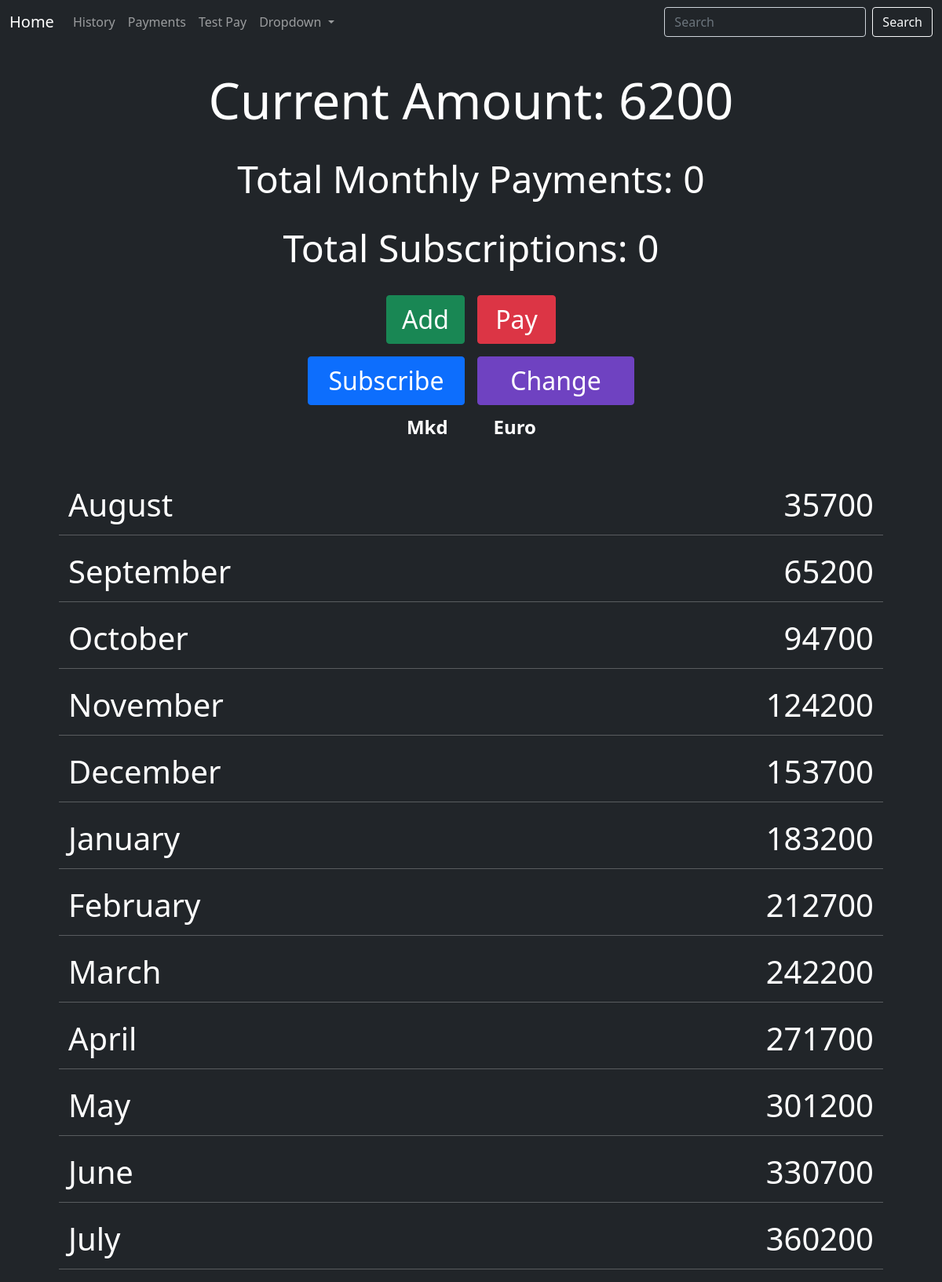
The page / on the database its author committed.
### State/models.py (models this page shows, shortened)
class CurrentState(models.Model):
    _singleton = models.BooleanField(default=True, editable=False, unique=True)
    amountInBank = models.IntegerField(default=0)
    amountInCash = models.IntegerField(default=0)
    currentAmount = models.IntegerField(default=0, editable=False)
    salary = models.IntegerField(default=29500)
    totalSubscriptions = models.IntegerField(default=0)
    lastSalary = models.DateField()
    def updateSubscriptions(self):
        self.totalSubscriptions = 0
        for payment in Subscription.objects.all():
            if payment.active:
                self.totalSubscriptions += payment.amount
        self.save()
    def totalMonthlyPayments(self):
        total = 0
        for payment in SixMonthPayment.objects.all():
            if payment.monthsLeft in range(1,6):
                total += math.ceil(payment.amount/6)
        for payment in ThreeMonthPayment.objects.all():
            if payment.monthsLeft in range(1,3):
                total += math.ceil(payment.amount/3)
        return -total
    def salaryNotReceived(self):
        return self.lastSalary.month != datetime.datetime.now().month
    def __init__(self, *args, **kwargs):
        super().__init__(*args, **kwargs)
        self.currentAmount = self.amountInBank + self.amountInCash
        self.updateSubscriptions()
        self.save()

### State/views.py (the view)
# urls.py: path('', Index.as_view(), name='Home'),
class Index(TemplateView):
    template_name = 'index.html'
    def get(self, request, **kwargs):
        updatePayments()
        context = self.get_context_data()
        return super(TemplateView, self).render_to_response(context)
    def get_context_data(self):
        if 'eur' in self.request.GET:
            months = GetMonths(eur=True)
        else:
            months = GetMonths(eur=False)
        context = {
            'state': CurrentState.objects.get(id=1),
            'payments': Payment.objects.all(),
            'months': months
        }
        return context

### State/views.py (called while the page is built, shortened)
def calculateMonthSum(month, full, six, three, state, salary, subscriptions, eur):
    now = datetime.datetime.now()
    if eur and month > now.month + 1:
        finalSum = state/0.016 + salary - subscriptions
    else:
        finalSum = state + salary - subscriptions
    negSum = 0
    finalSum += negSum
    if eur:
        return math.ceil(finalSum*0.016)
    return finalSum

def updatePayments():
    currentDay = datetime.datetime.now().day
    currentMonth = datetime.datetime.now().month

### State/templates/State/templates/index.html (shortened to what this page needs)
{% extends 'base.html' %}
{% block content %}
<div class="row d-flex justify-content-center">
    <p style="text-align: center; font-size: 4rem"> Current Amount: {{ state.currentAmount }}</p>
    <p style="text-align: center; font-size: 3rem"> Total Monthly Payments: {{ state.totalMonthlyPayments }}</p>
    <p style="text-align: center; font-size: 3rem"> Total Subscriptions: {{ state.totalSubscriptions }}</p>
    <a class="btn btn-success m-2" style="font-size:2rem; width: 100px" type="submit" href="/add">Add</a>
    <a class="btn btn-danger m-2" style="font-size:2rem; width: 100px" type="submit" href="/pay">Pay</a>
</div>
<div class="row d-flex justify-content-center">
    <a class="col-1 btn btn-primary m-2" style="font-size:2rem; width: 200px" type="submit" href="/subscribe">Subscribe</a>
    <a class="col-1 btn btn-info m-2" style="font-size:2rem; width: 200px" type="submit" href="/change">Change</a>
</div>
<div class="row d-flex justify-content-center">
    <a class="col-1 badge badge-dark text-decoration-none d-flex justify-content-center me-2" style="font-size:1.5rem" href="/">Mkd</a>
    <a class="col-1 badge badge-dark text-decoration-none d-flex justify-content-center ms-3" style="font-size:1.5rem;" href="/?eur">Euro</a>
</div>
<br>
<br>
<div class="row">
{% for month, amount in months.items %}
<div class="col" style="text-align: left; font-size:2.5rem"> {{ month }} </div>
<div class="col mb-2" style="text-align: right; font-size:2.5rem"> {{ amount }} </div>
<br>
<hr>
{% endfor %}
</div>
{% endblock content %}

### templates/base.html (shortened to what this page needs)
<!DOCTYPE html>
<html lang="en">
<head>
    {% load static %}
    <link href="{% static 'css/bootstrap.min.css' %}" rel="stylesheet">
    {% include 'navbar.html' %}
</head>
<body class="bg-dark text-white">
<br>
<div class="container-fluid">
    <div class="row d-flex justify-content-center">
        <div style="text-align: center; width: 1050px;">
                {% block content %}
                {% endblock content %}
        </div>
    </div>
</div>
</body>
</html>

### templates/navbar.html (shortened to what this page needs)
<nav class="navbar navbar-expand-lg navbar-dark bg-dark">
    <div class="container-fluid">
      <a class="navbar-brand" href="/">Home</a>
      <div class="collapse navbar-collapse" id="navbarSupportedContent">
        <ul class="navbar-nav me-auto mb-2 mb-lg-0">
          <li class="nav-item ms-auto">
            <a class="nav-link" href="/history">History</a>
          </li>
          <li class="nav-item ms-auto">
            <a class="nav-link" href="/payments">Payments</a>
          </li>
          <li class="nav-item ms-auto">
            <a class="nav-link" href="/test-payment">Test Pay</a>
          </li>
          <li class="nav-item dropdown ms-auto">
            <a class="nav-link dropdown-toggle" href="#" id="navbarDropdown" role="button" data-bs-toggle="dropdown" aria-expanded="false">
              Dropdown
            </a>
          </li>
        </ul>
        <form class="d-flex" action="history">
          <input class="form-control me-2 bg-dark text-white" name="query" type="search" placeholder="Search" aria-label="Search">
          <button class="btn btn-outline-light" type="submit">Search</button>
        </form>
      </div>
    </div>
  </nav>

### rows shown on the page
CurrentState: currentAmount "6200", totalMonthlyPayments "0", totalSubscriptions "0"

### other values the page prints
{{ month }} "August" "September" "October" "November" "December" "January" "February" "March" "April" "May" "June" "July"
{{ amount }} "35700" "65200" "94700" "124200" "153700" "183200" "212700" "242200" "271700" "301200" "330700" "360200"
